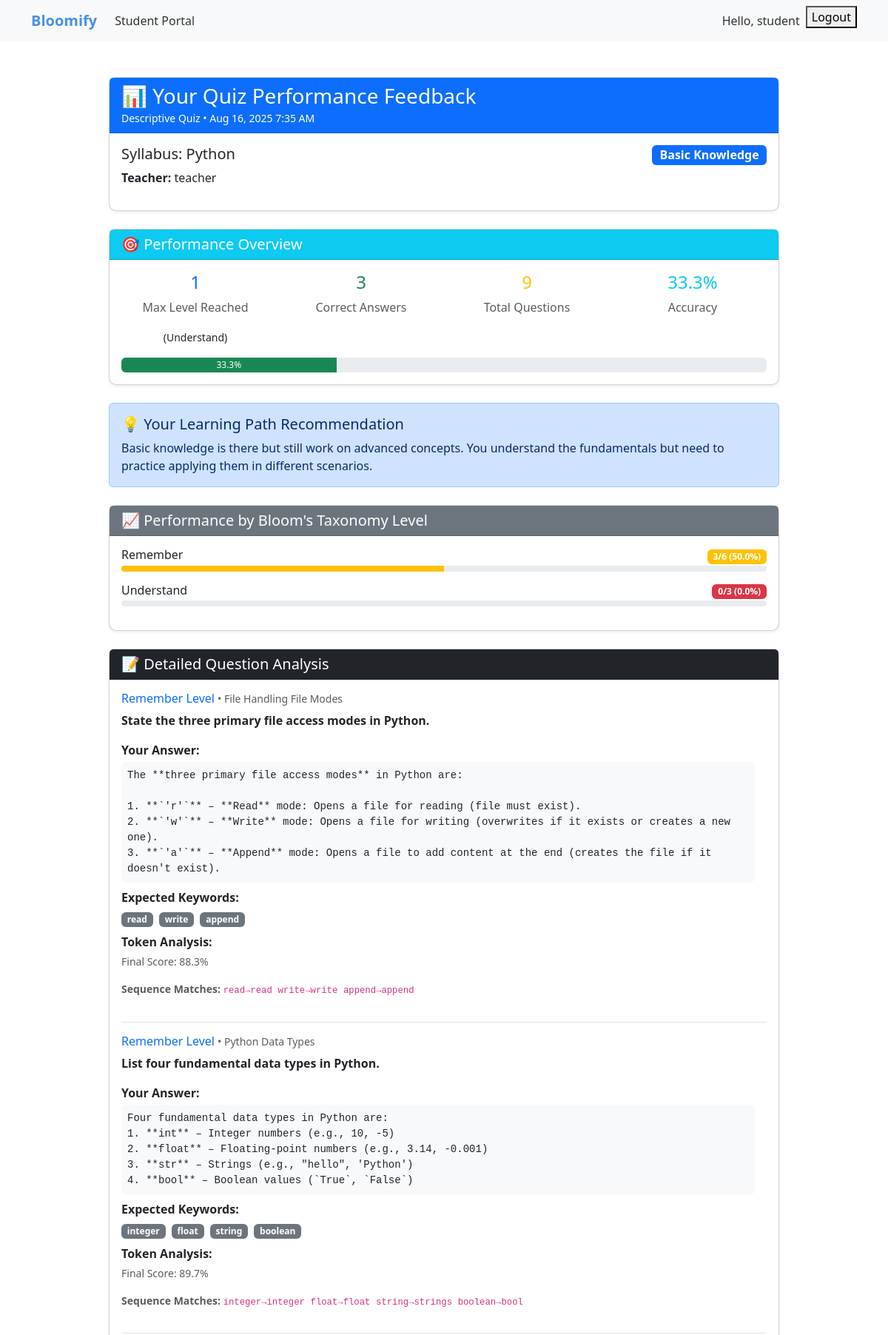
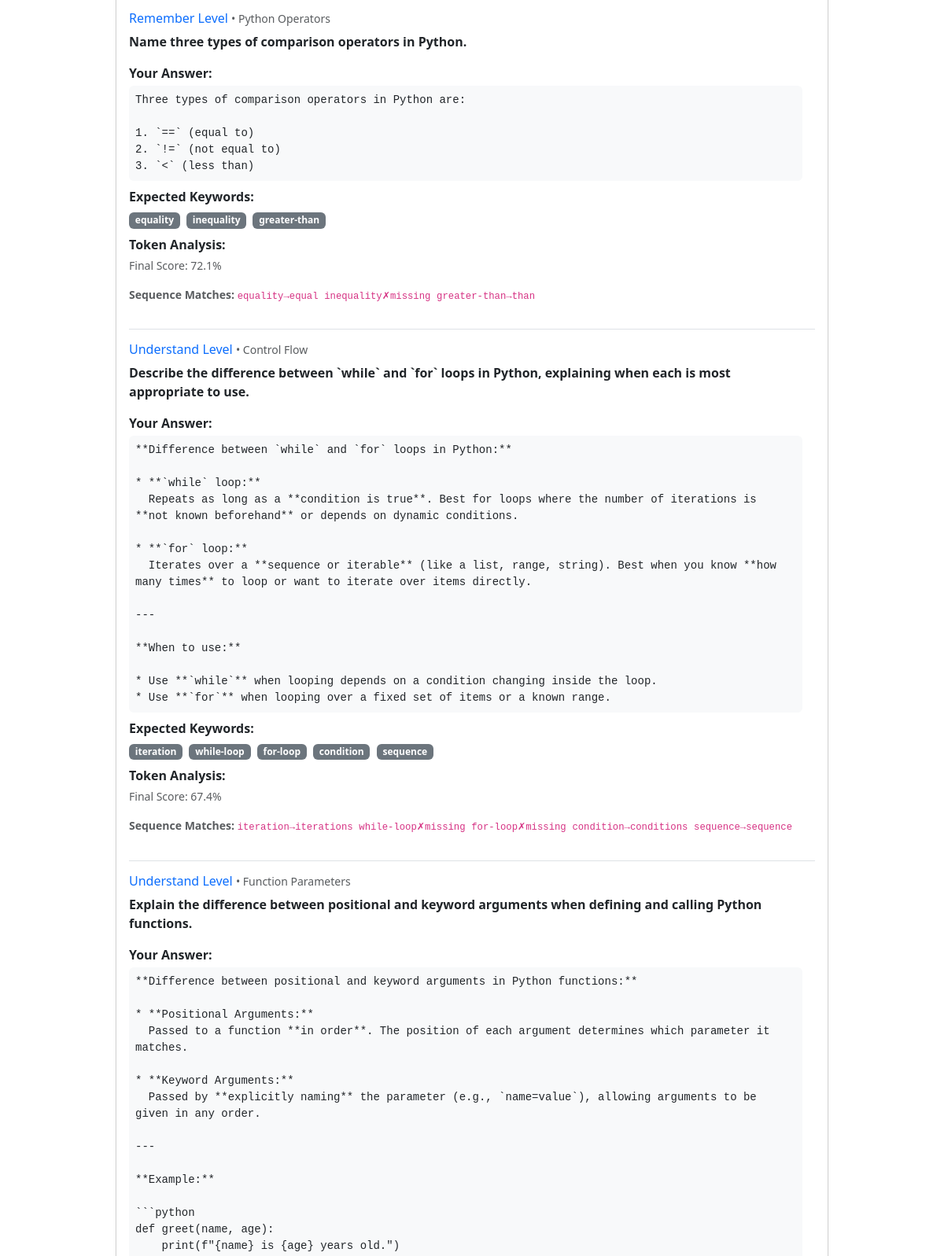
Screenshot of /feedback/detailed/3/ (signed in, upper part) with the database file from the repository (2 pictures, top to bottom).
### feedback/models.py (models this page shows, shortened)
class QuizFeedback(models.Model):
    QUIZ_TYPES = [
        ('mcq', 'Multiple Choice Questions'),
        ('descriptive', 'Descriptive Questions'),
    ]
    FEEDBACK_LEVELS = [
        ('basic', 'Basic Knowledge'),
        ('intermediate', 'Intermediate Knowledge'),
        ('advanced', 'Advanced Knowledge'),
        ('excellent', 'Excellent Knowledge'),
    ]
    student = models.ForeignKey(User, on_delete=models.CASCADE, related_name='quiz_feedbacks')
    teacher = models.ForeignKey(User, on_delete=models.CASCADE, related_name='given_feedbacks')
    syllabus = models.ForeignKey(Syllabus, on_delete=models.CASCADE)
    quiz_type = models.CharField(max_length=20, choices=QUIZ_TYPES)
    max_level_reached = models.IntegerField(default=0)  # 0-5 (representing remember to create)
    feedback_level = models.CharField(max_length=20, choices=FEEDBACK_LEVELS)
    feedback_message = models.TextField()
    total_questions_attempted = models.IntegerField(default=0)
    total_correct_answers = models.IntegerField(default=0)
    accuracy_percentage = models.FloatField(default=0.0)
    created_at = models.DateTimeField(auto_now_add=True)
    class Meta:
        ordering = ['-created_at']

class QuizQuestionResult(models.Model):
    feedback = models.ForeignKey(QuizFeedback, on_delete=models.CASCADE, related_name='question_results')
    bloom_level = models.CharField(max_length=20)  # remember, understand, apply, etc.
    question_text = models.TextField()
    student_answer = models.TextField()
    correct_option = models.CharField(max_length=500, blank=True, null=True)
    selected_option = models.CharField(max_length=500, blank=True, null=True)
    expected_keywords = models.JSONField(blank=True, null=True)  # Store as list
    matched_keywords = models.JSONField(blank=True, null=True)  # Store matching details
    is_correct = models.BooleanField(default=False)
    score_percentage = models.FloatField(default=0.0)
    topic = models.CharField(max_length=200, blank=True, null=True)
    created_at = models.DateTimeField(auto_now_add=True)
    class Meta:
        ordering = ['created_at']

### teachers/models.py (models this page shows, shortened)
class Syllabus(models.Model):
    teacher = models.ForeignKey(User, on_delete=models.CASCADE)
    teacher_name = models.CharField(max_length=100, blank=True, null=True)
    college = models.CharField(max_length=200, blank=True, null=True)
    title = models.CharField(max_length=200)
    content = models.TextField(blank=True, null=True)
    pdf_file = models.FileField(upload_to='syllabus/', blank=True, null=True)
    created_at = models.DateTimeField(auto_now_add=True)

### feedback/views.py (the view)
# urls.py: path('detailed/<int:feedback_id>/', views.detailed_feedback, name='detailed_feedback'),
@login_required
def detailed_feedback(request, feedback_id):
    feedback_data = FeedbackService.get_feedback_details(feedback_id)
    if not feedback_data:
        messages.error(request, "Feedback not found.")
        return redirect('students:dashboard')
    feedback = feedback_data['feedback']
    question_results = feedback_data['question_results']
    if feedback.student != request.user:
        messages.error(request, "You can only view your own feedback.")
        return redirect('students:dashboard')
    levels_data = {}
    bloom_levels = ['remember', 'understand', 'apply', 'analyze', 'evaluate', 'create']
    for level in bloom_levels:
        level_questions = question_results.filter(bloom_level=level)
        if level_questions.exists():
            levels_data[level] = {
                'questions': level_questions,
                'total': level_questions.count(),
                'correct': level_questions.filter(is_correct=True).count(),
                'accuracy': (level_questions.filter(is_correct=True).count() / level_questions.count()) * 100 if level_questions.count() > 0 else 0
            }
    context = {
        'feedback': feedback,
        'question_results': question_results,
        'levels_data': levels_data,
        'bloom_levels': bloom_levels,
        'max_level_name': bloom_levels[feedback.max_level_reached] if feedback.max_level_reached < len(bloom_levels) else 'create'
    }
    return render(request, 'feedback/detailed_feedback.html', context)

### bloomify/templates/feedback/detailed_feedback.html (shortened to what this page needs)
{% extends 'base.html' %}
{% load feedback_tags %}
{% block content %}
<div class="container mt-5">
    <div class="row justify-content-center">
        <div class="col-md-10">
            <div class="card mb-4 shadow-sm">
                <div class="card-header bg-primary text-white">
                    <h3 class="mb-0">📊 Your Quiz Performance Feedback</h3>
                    <small>{{ feedback.quiz_type|title }} Quiz • {{ feedback.created_at|date:"M d, Y g:i A" }}</small>
                </div>
                <div class="card-body">
                    <div class="row">
                        <div class="col-md-8">
                            <h5>Syllabus: {{ feedback.syllabus.title }}</h5>
                            <p><strong>Teacher:</strong> {{ feedback.teacher.get_full_name|default:feedback.teacher.username }}</p>
                        </div>
                        <div class="col-md-4 text-end">
                            <span class="badge bg-{% if feedback.feedback_level == 'excellent' %}success{% elif feedback.feedback_level == 'advanced' %}warning{% elif feedback.feedback_level == 'intermediate' %}info{% else %}primary{% endif %} fs-6">
                                {{ feedback.feedback_level|title }} Knowledge
                            </span>
                        </div>
                    </div>
                </div>
            </div>
            <div class="card mb-4 shadow-sm">
                <div class="card-header bg-info text-white">
                    <h5 class="mb-0">🎯 Performance Overview</h5>
                </div>
                <div class="card-body">
                    <div class="row">
                        <div class="col-md-3 text-center">
                            <h4 class="text-primary">{{ feedback.max_level_reached }}</h4>
                            <p class="text-muted">Max Level Reached</p>
                            <small>({{ max_level_name|title }})</small>
                        </div>
                        <div class="col-md-3 text-center">
                            <h4 class="text-success">{{ feedback.total_correct_answers }}</h4>
                            <p class="text-muted">Correct Answers</p>
                        </div>
                        <div class="col-md-3 text-center">
                            <h4 class="text-warning">{{ feedback.total_questions_attempted }}</h4>
                            <p class="text-muted">Total Questions</p>
                        </div>
                        <div class="col-md-3 text-center">
                            <h4 class="text-info">{{ feedback.accuracy_percentage|floatformat:1 }}%</h4>
                            <p class="text-muted">Accuracy</p>
                        </div>
                    </div>
                    <div class="mt-3">
                        <div class="progress" style="height: 20px;">
                            <div class="progress-bar bg-success" role="progressbar"
                                 style="width: {{ feedback.accuracy_percentage }}%"
                                 aria-valuenow="{{ feedback.accuracy_percentage }}" aria-valuemin="0" aria-valuemax="100">
                                {{ feedback.accuracy_percentage|floatformat:1 }}%
                            </div>
                        </div>
                    </div>
                </div>
            </div>
            <div class="alert alert-{% if feedback.feedback_level == 'excellent' %}success{% elif feedback.feedback_level == 'advanced' %}warning{% elif feedback.feedback_level == 'intermediate' %}info{% else %}primary{% endif %} mb-4">
                <h5>💡 Your Learning Path Recommendation</h5>
                <p class="mb-0">{{ feedback.feedback_message }}</p>
            </div>
            {% if levels_data %}
            <div class="card mb-4 shadow-sm">
                <div class="card-header bg-secondary text-white">
                    <h5 class="mb-0">📈 Performance by Bloom's Taxonomy Level</h5>
                </div>
                <div class="card-body">
                    {% for level_name in bloom_levels %}
                        {% for level_data_key, level_data in levels_data.items %}
                            {% if level_data_key == level_name %}
                            <div class="mb-3">
                                <div class="d-flex justify-content-between align-items-center">
                                    <h6 class="mb-1">{{ level_name|title }}</h6>
                                    <span class="badge bg-{% if level_data.accuracy >= 70 %}success{% elif level_data.accuracy >= 50 %}warning{% else %}danger{% endif %}">
                                        {{ level_data.correct }}/{{ level_data.total }} ({{ level_data.accuracy|floatformat:1 }}%)
                                    </span>
                                </div>
                                <div class="progress" style="height: 8px;">
                                    <div class="progress-bar bg-{% if level_data.accuracy >= 70 %}success{% elif level_data.accuracy >= 50 %}warning{% else %}danger{% endif %}"
                                         style="width: {{ level_data.accuracy }}%"></div>
                                </div>
                            </div>
                            {% endif %}
                        {% endfor %}
                    {% endfor %}
                </div>
            </div>
            {% endif %}
            <div class="card mb-4 shadow-sm">
                <div class="card-header bg-dark text-white">
                    <h5 class="mb-0">📝 Detailed Question Analysis</h5>
                </div>
                <div class="card-body">
                    {% for result in question_results %}
                    <div class="border-bottom pb-3 mb-3">
                        <div class="d-flex justify-content-between align-items-start">
                            <div class="flex-grow-1">
                                <h6 class="text-primary">{{ result.bloom_level|title }} Level
                                    {% if result.topic %}
                                        <small class="text-muted">• {{ result.topic }}</small>
                                    {% endif %}
                                </h6>
                                <p class="fw-bold">{{ result.question_text }}</p>
                                {% if feedback.quiz_type == 'mcq' %}
                                    <p><strong>Your Answer:</strong>
                                        <span class="badge {% if result.is_correct %}bg-success{% else %}bg-danger{% endif %}">
                                            {{ result.selected_option }}
                                        </span>
                                    </p>
                                    {% if not result.is_correct %}
                                        <p><strong>Correct Answer:</strong>
                                            <span class="badge bg-success">{{ result.correct_option }}</span>
                                        </p>
                                    {% endif %}
                                {% else %}
                                    <div class="mt-2">
                                        <strong>Your Answer:</strong>
                                        <div class="bg-light p-2 rounded mt-1">
                                            <pre class="mb-0" style="white-space: pre-wrap;">{{ result.student_answer }}</pre>
                                        </div>
                                    </div>
                                    {% if result.expected_keywords %}
                                        <div class="mt-2">
                                            <strong>Expected Keywords:</strong>
                                            <div class="mt-1">
                                                {% for keyword in result.expected_keywords %}
                                                    <span class="badge bg-secondary me-1">{{ keyword }}</span>
                                                {% endfor %}
                                            </div>
                                        </div>
                                    {% endif %}
                                    {% if result.matched_keywords %}
                                        <div class="mt-2">
                                            <strong>Token Analysis:</strong>
                                            <div class="small text-muted mt-1">
                                                <p>Final Score: {{ result.score_percentage|floatformat:1 }}%</p>
                                                {% if result.matched_keywords.sequence_matches %}
                                                    <p><strong>Sequence Matches:</strong>
                                                        {% for match in result.matched_keywords.sequence_matches %}
                                                            <code class="me-1">{{ match }}</code>
                                                        {% endfor %}
                                                    </p>
                                                {% endif %}
                                            </div>
                                        </div>
                                    {% endif %}
                                {% endif %}
                            </div>
                        </div>
                    </div>
                    {% empty %}
                    <p class="text-muted">No question details available.</p>
                    {% endfor %}
                </div>
            </div>
        </div>
    </div>
</div>
{% endblock %}

### bloomify/templates/base.html (shortened to what this page needs)
<!DOCTYPE html>
<html lang="en">
<head>
    <link href="https://cdn.jsdelivr.net/npm/bootstrap@5.3.0/dist/css/bootstrap.min.css" rel="stylesheet">
    {% load custom_tags %}
</head>
<body>
    <nav class="navbar navbar-expand-lg navbar-light bg-light mb-4">
        <div class="container">
            <a class="navbar-brand" href="/">Bloomify</a>
            <div class="collapse navbar-collapse" id="navbarNav">
                <ul class="navbar-nav me-auto">
                    {% if not user.is_authenticated %}
                    <li class="nav-item">
                        <a class="nav-link" href="{% url 'teachers:dashboard' %}">Teacher Portal</a>
                    </li>
                    <li class="nav-item">
                        <a class="nav-link" href="{% url 'students:dashboard' %}">Student Portal</a>
                    </li>
                    {% else %}
                    {% if user|has_group:"teacher" %}
                    <li class="nav-item">
                        <a class="nav-link" href="{% url 'teachers:dashboard' %}">Teacher Portal</a>
                    </li>
                    {% elif user|has_group:"student" %}
                    <li class="nav-item">
                        <a class="nav-link" href="{% url 'students:dashboard' %}">Student Portal</a>
                    </li>
                    {% endif %}
                    {% endif %}
                </ul>
                <ul class="navbar-nav ms-auto">
                    {% if user.is_authenticated %}
                    <li class="nav-item">
                        <span class="nav-link">Hello, {{ user.username }}</span>
                    </li>
                    <li class="nav-item">
                        <form action="{% url 'accounts:logout' %}" method="post">
                            <button type="submit">Logout</button>
                        </form>
                    </li>
                    {% endif %}
                </ul>
            </div>
        </div>
    </nav>
    <div class="container">
        {% block content %}{% endblock %}
    </div>
</body>
</html>

### rows the page displays
QuizFeedback: quiz_type "Descriptive", created_at "Aug 16, 2025 7:35 AM", syllabus "Python", teacher.get_full_name "teacher", feedback_level "Basic", max_level_reached "1", total_correct_answers "3", total_questions_attempted "9", accuracy_percentage "33.3", feedback_message "Basic knowledge is there but still work on advanced concepts. You understand the fundamentals but need to practice applying them in different scenarios."
QuizQuestionResult: bloom_level "Remember", topic "File Handling File Modes", question_text "State the three primary file access modes in Python.", student_answer "The **three primary file access modes** in Python are: 1. **`'r'`** – **Read** mode: Opens a file for reading (file must exist). 2. **`'w'`** – **Write** mode: Opens a file for writing (overwrites if it exists or creates a new one). 3. **`'a'`** – **Append** mode: Opens a file to add content at the end (creates the file if it doesn't exist).", expected_keywords "read" "write" "append", score_percentage "88.3", sequence_matches "read→read" "write→write" "append→append"
QuizQuestionResult: bloom_level "Remember", topic "Python Data Types", question_text "List four fundamental data types in Python.", student_answer "Four fundamental data types in Python are: 1. **int** – Integer numbers (e.g., 10, -5) 2. **float** – Floating-point numbers (e.g., 3.14, -0.001) 3. **str** – Strings (e.g., \"hello\", 'Python') 4. **bool** – Boolean values (`True`, `False`)", expected_keywords "integer" "float" "string" "boolean", score_percentage "89.7", sequence_matches "integer→integer" "float→float" "string→strings" "boolean→bool"
QuizQuestionResult: bloom_level "Remember", topic "Python Operators", question_text "Name three types of comparison operators in Python.", student_answer "Three types of comparison operators in Python are: 1. `==` (equal to) 2. `!=` (not equal to) 3. `<` (less than)", expected_keywords "equality" "inequality" "greater-than", score_percentage "72.1", sequence_matches "equality→equal" "inequality✗missing" "greater-than→than"
QuizQuestionResult: bloom_level "Understand", topic "Control Flow", question_text "Describe the difference between `while` and `for` loops in Python, explaining when each is most appropriate to use.", student_answer "**Difference between `while` and `for` loops in Python:** * **`while` loop:** Repeats as long as a **condition is true**. Best for loops where the number of iterations is **not known beforehand** or depends on dynamic conditions. * **`for` loop:** Iterates over a **sequence or iterable** (like a list, range, string). Best when you know **how many times** to loop or want to iterate over items directly. --- **When to use:** * Use **`while`** when looping depends on a condition changing inside the loop. * Use **`for`** when looping over a fixed set of items or a known range.", expected_keywords "iteration" "while-loop" "for-loop" "condition" "sequence", score_percentage "67.4", sequence_matches "iteration→iterations" "while-loop✗missing" "for-loop✗missing" "condition→conditions" "sequence→sequence"
QuizQuestionResult: bloom_level "Understand", topic "Function Parameters", question_text "Explain the difference between positional and keyword arguments when defining and calling Python functions."

### other values shown
{{ user.username }} "student"
{{ max_level_name|title }} "Understand"
{{ level_name|title }} "Remember" "Understand"
{{ level_data.correct }} "3" "0"
{{ level_data.total }} "6" "3"
{{ level_data.accuracy|floatformat:1 }} "50.0" "0.0"
